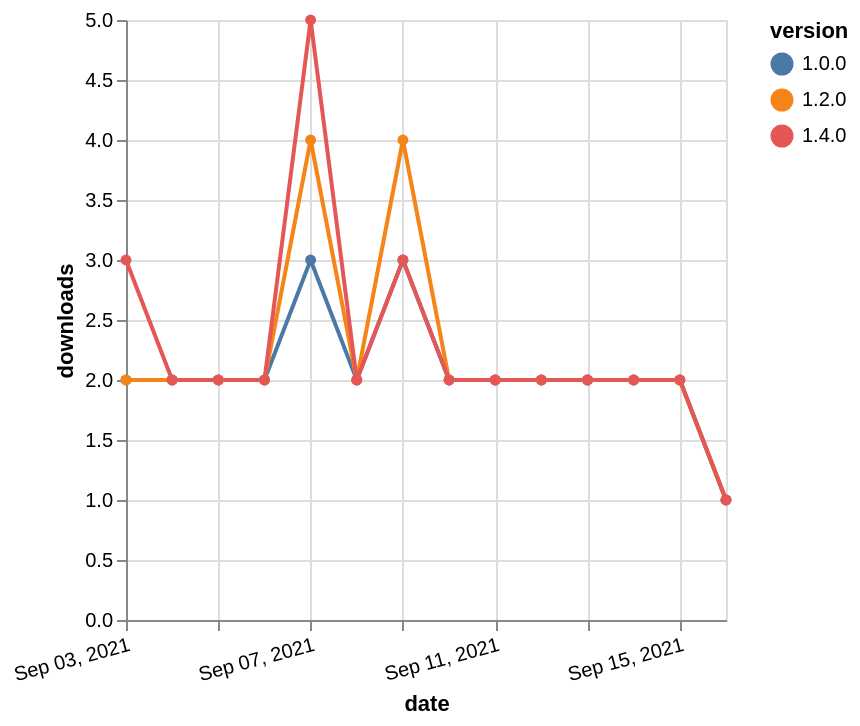

The Vega-Lite source for this figure:
### Vega-Lite specification from a JSON file in a GitHub repository (floating-point values rounded to 4 significant figures)
{"$schema": "https://vega.github.io/schema/vega-lite/v5.json", "description": "A simple bar chart with embedded data.", "data": {"values": [{"date": "2021-09-03", "total": 1016, "delta": 2, "version": "1.0.0"}, {"date": "2021-09-04", "total": 1018, "delta": 2, "version": "1.0.0"}, {"date": "2021-09-05", "total": 1020, "delta": 2, "version": "1.0.0"}, {"date": "2021-09-06", "total": 1022, "delta": 2, "version": "1.0.0"}, {"date": "2021-09-07", "total": 1025, "delta": 3, "version": "1.0.0"}, {"date": "2021-09-08", "total": 1027, "delta": 2, "version": "1.0.0"}, {"date": "2021-09-09", "total": 1030, "delta": 3, "version": "1.0.0"}, {"date": "2021-09-10", "total": 1032, "delta": 2, "version": "1.0.0"}, {"date": "2021-09-11", "total": 1034, "delta": 2, "version": "1.0.0"}, {"date": "2021-09-12", "total": 1036, "delta": 2, "version": "1.0.0"}, {"date": "2021-09-13", "total": 1038, "delta": 2, "version": "1.0.0"}, {"date": "2021-09-14", "total": 1040, "delta": 2, "version": "1.0.0"}, {"date": "2021-09-15", "total": 1042, "delta": 2, "version": "1.0.0"}, {"date": "2021-09-16", "total": 1043, "delta": 1, "version": "1.0.0"}, {"date": "2021-09-03", "total": 726, "delta": 2, "version": "1.2.0"}, {"date": "2021-09-04", "total": 728, "delta": 2, "version": "1.2.0"}, {"date": "2021-09-05", "total": 730, "delta": 2, "version": "1.2.0"}, {"date": "2021-09-06", "total": 732, "delta": 2, "version": "1.2.0"}, {"date": "2021-09-07", "total": 736, "delta": 4, "version": "1.2.0"}, {"date": "2021-09-08", "total": 738, "delta": 2, "version": "1.2.0"}, {"date": "2021-09-09", "total": 742, "delta": 4, "version": "1.2.0"}, {"date": "2021-09-10", "total": 744, "delta": 2, "version": "1.2.0"}, {"date": "2021-09-11", "total": 746, "delta": 2, "version": "1.2.0"}, {"date": "2021-09-12", "total": 748, "delta": 2, "version": "1.2.0"}, {"date": "2021-09-13", "total": 750, "delta": 2, "version": "1.2.0"}, {"date": "2021-09-14", "total": 752, "delta": 2, "version": "1.2.0"}, {"date": "2021-09-15", "total": 754, "delta": 2, "version": "1.2.0"}, {"date": "2021-09-16", "total": 755, "delta": 1, "version": "1.2.0"}, {"date": "2021-09-03", "total": 229, "delta": 3, "version": "1.4.0"}, {"date": "2021-09-04", "total": 231, "delta": 2, "version": "1.4.0"}, {"date": "2021-09-05", "total": 233, "delta": 2, "version": "1.4.0"}, {"date": "2021-09-06", "total": 235, "delta": 2, "version": "1.4.0"}, {"date": "2021-09-07", "total": 240, "delta": 5, "version": "1.4.0"}, {"date": "2021-09-08", "total": 242, "delta": 2, "version": "1.4.0"}, {"date": "2021-09-09", "total": 245, "delta": 3, "version": "1.4.0"}, {"date": "2021-09-10", "total": 247, "delta": 2, "version": "1.4.0"}, {"date": "2021-09-11", "total": 249, "delta": 2, "version": "1.4.0"}, {"date": "2021-09-12", "total": 251, "delta": 2, "version": "1.4.0"}, {"date": "2021-09-13", "total": 253, "delta": 2, "version": "1.4.0"}, {"date": "2021-09-14", "total": 255, "delta": 2, "version": "1.4.0"}, {"date": "2021-09-15", "total": 257, "delta": 2, "version": "1.4.0"}, {"date": "2021-09-16", "total": 258, "delta": 1, "version": "1.4.0"}]}, "width": "container", "mark": {"type": "line", "point": {"filled": true}}, "encoding": {"x": {"field": "date", "type": "temporal", "timeUnit": "yearmonthdate", "title": "date", "axis": {"labelAngle": -15}}, "y": {"field": "delta", "type": "quantitative", "title": "downloads"}, "color": {"field": "version", "type": "nominal"}, "tooltip": {"field": "delta"}}}
